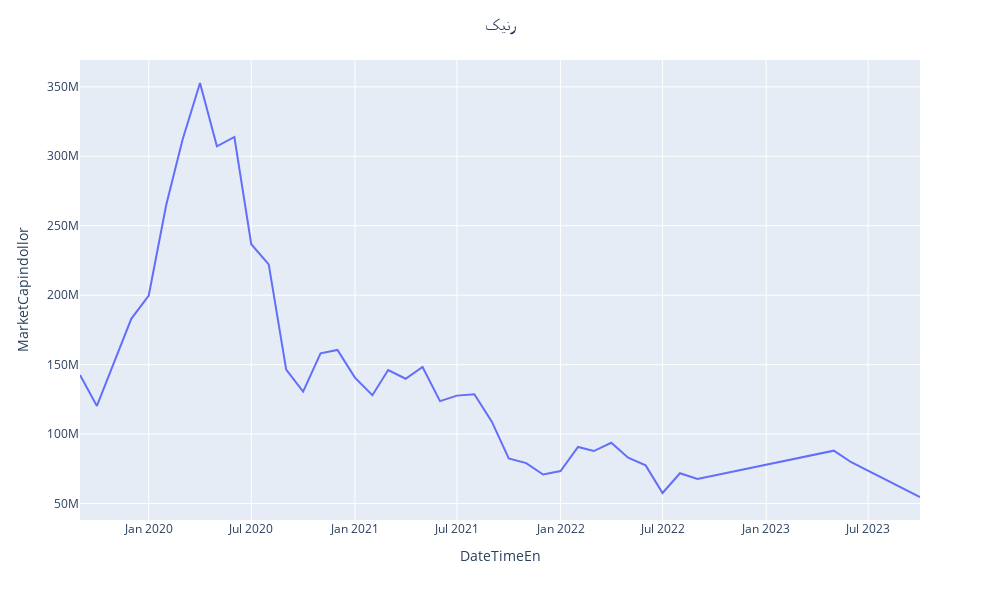

Notebook code for this chart:
### Markdown cell above
#### برای رسم نمودار فقط سلول زیر را مجددا اجرا کنید

### Code cell
saham_name = input("نماد سهام مورد نظر را وارد کنید")
saham = mean_cap[mean_cap['ShortName'] == saham_name ]
saham["DateTimeEn"] = saham["DateTimeEn"].astype("datetime64[ns]")


fig = px.line(saham, x='DateTimeEn', y="MarketCapindollor")
fig.update_layout(title_text= saham_name, title_x=0.5)
fig.update_layout(
    autosize=False,
    width=1000,
    height=600,
)
fig.show()

### Figure 1 — Plotly figure (JSON) as saved in the notebook; plotly's stock layout.template omitted (floating-point values rounded to 4 significant figures)
{"data": [{"hovertemplate": "DateTimeEn=%{x}<br>MarketCapindollor=%{y}<extra></extra>", "legendgroup": "", "line": {"color": "#636efa", "dash": "solid"}, "marker": {"symbol": "circle"}, "mode": "lines", "name": "", "orientation": "v", "showlegend": false, "type": "scatter", "x": ["2019-09-01T00:00:00", "2019-10-01T00:00:00", "2019-11-01T00:00:00", "2019-12-01T00:00:00", "2020-01-01T00:00:00", "2020-02-01T00:00:00", "2020-03-01T00:00:00", "2020-04-01T00:00:00", "2020-05-01T00:00:00", "2020-06-01T00:00:00", "2020-07-01T00:00:00", "2020-08-01T00:00:00", "2020-09-01T00:00:00", "2020-10-01T00:00:00", "2020-11-01T00:00:00", "2020-12-01T00:00:00", "2021-01-01T00:00:00", "2021-02-01T00:00:00", "2021-03-01T00:00:00", "2021-04-01T00:00:00", "2021-05-01T00:00:00", "2021-06-01T00:00:00", "2021-07-01T00:00:00", "2021-08-01T00:00:00", "2021-09-01T00:00:00", "2021-10-01T00:00:00", "2021-11-01T00:00:00", "2021-12-01T00:00:00", "2022-01-01T00:00:00", "2022-02-01T00:00:00", "2022-03-01T00:00:00", "2022-04-01T00:00:00", "2022-05-01T00:00:00", "2022-06-01T00:00:00", "2022-07-01T00:00:00", "2022-08-01T00:00:00", "2022-09-01T00:00:00", "2023-05-01T00:00:00", "2023-06-01T00:00:00", "2023-10-01T00:00:00"], "xaxis": "x", "y": [142500000.0, 120200000.0, 152100000.0, 183000000.0, 199700000.0, 264900000.0, 311800000.0, 352800000.0, 307200000.0, 313900000.0, 236700000.0, 222100000.0, 146400000.0, 130500000.0, 158100000.0, 160500000.0, 140600000.0, 128000000.0, 146100000.0, 139800000.0, 148200000.0, 123700000.0, 127700000.0, 128700000.0, 108900000.0, 82390000.0, 79030000.0, 70870000.0, 73390000.0, 90720000.0, 87740000.0, 93740000.0, 82930000.0, 77440000.0, 57570000.0, 71740000.0, 67650000.0, 88030000.0, 79710000.0, 54660000.0], "yaxis": "y"}], "layout": {"autosize": false, "height": 600, "legend": {"tracegroupgap": 0}, "margin": {"t": 60}, "title": {"text": "رنیک", "x": 0.5}, "width": 1000, "xaxis": {"anchor": "y", "domain": [0, 1], "title": {"text": "DateTimeEn"}}, "yaxis": {"anchor": "x", "domain": [0, 1], "title": {"text": "MarketCapindollor"}}}}
